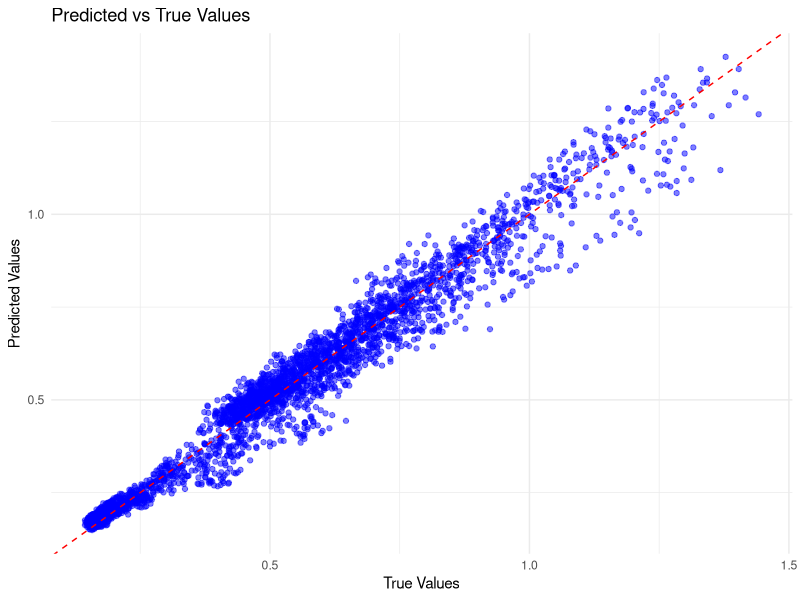

Source code (R):
## ---- chunk 1
knitr::opts_chunk$set(echo = TRUE)
## ---- chunk 2
aggregated_data <- read.csv("AggregatedData1.csv")
daily_data <- read.csv("Daily_AggregatedData1.csv")
## ---- chunk 3
cluster1 <- aggregated_data[, -c(2,3,4,5,6)]
## ---- chunk 4
library(dplyr)

cluster1_trans <- cluster1 %>%
  mutate(Cluster.1_lag1 = lag(Cluster.1, n = 1))

# Apply the non-linear transformations
cluster1_trans <- cluster1_trans %>%
  mutate(
    tod_poly1 = tod,
    tod_poly2 = tod^2,
    tod_poly3 = tod^3,
    tod_poly4 = tod^4,
    weekend_dummy = ifelse(weekend == "TRUE", 1, 0),
    toy_sin = sin(toy),
    toy_cos = cos(toy)
  )

cluster1_trans <- na.omit(cluster1_trans)
## ---- chunk 5
library(caret)

# set.seed(123) 
train_index <- createDataPartition(cluster1_trans$Cluster.1, p = 0.8, list = FALSE)
train_data <- cluster1_trans[train_index, ]
test_data <- cluster1_trans[-train_index, ]

# Fit the linear regression model on the training set
linear_model <- lm(Cluster.1 ~ Cluster.1_lag1 + temp + tod_poly1 + tod_poly2 + tod_poly3 + tod_poly4 + weekend_dummy + toy_sin + toy_cos, data = train_data)

# Make predictions on the testing set
test_data$predictions <- predict(linear_model, newdata = test_data)

# Calculate prediction error metrics
mae <- mean(abs(test_data$Cluster.1 - test_data$predictions))
mse <- mean((test_data$Cluster.1 - test_data$predictions)^2)
rmse <- sqrt(mse)

# Print the results
cat("Mean Absolute Error (MAE):", mae, "\n")
cat("Mean Squared Error (MSE):", mse, "\n")
cat("Root Mean Squared Error (RMSE):", rmse, "\n")

## ---- chunk 6
# Plot predicted vs true values
ggplot(test_data, aes(x = Cluster.1, y = predictions)) +
  geom_point(color = 'blue', alpha = 0.5) +
  geom_abline(intercept = 0, slope = 1, color = 'red', linetype = "dashed") +
  labs(title = "Predicted vs True Values",
       x = "True Values",
       y = "Predicted Values") +
  theme_minimal()
## ---- chunk 7
summary(linear_model)
